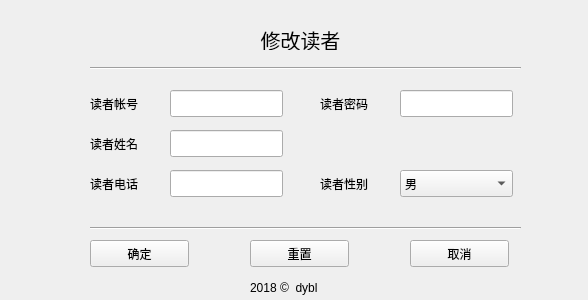
<?xml version="1.0" encoding="UTF-8"?>
<ui version="4.0">
 <class>AlterReaderForm</class>
 <widget class="QWidget" name="AlterReaderForm">
  <property name="geometry">
   <rect>
    <x>0</x>
    <y>0</y>
    <width>588</width>
    <height>300</height>
   </rect>
  </property>
  <property name="windowTitle">
   <string>Form</string>
  </property>
  <widget class="QLabel" name="rkey_lab">
   <property name="geometry">
    <rect>
     <x>320</x>
     <y>95</y>
     <width>81</width>
     <height>17</height>
    </rect>
   </property>
   <property name="text">
    <string>读者密码</string>
   </property>
  </widget>
  <widget class="QPushButton" name="cancel_btn">
   <property name="geometry">
    <rect>
     <x>410</x>
     <y>240</y>
     <width>99</width>
     <height>27</height>
    </rect>
   </property>
   <property name="text">
    <string>取消</string>
   </property>
  </widget>
  <widget class="QLabel" name="rno_lab">
   <property name="geometry">
    <rect>
     <x>90</x>
     <y>95</y>
     <width>67</width>
     <height>17</height>
    </rect>
   </property>
   <property name="text">
    <string>读者帐号</string>
   </property>
  </widget>
  <widget class="QPushButton" name="ensure_btn">
   <property name="geometry">
    <rect>
     <x>90</x>
     <y>240</y>
     <width>99</width>
     <height>27</height>
    </rect>
   </property>
   <property name="text">
    <string>确定</string>
   </property>
  </widget>
  <widget class="Line" name="line_1">
   <property name="geometry">
    <rect>
     <x>90</x>
     <y>60</y>
     <width>431</width>
     <height>16</height>
    </rect>
   </property>
   <property name="orientation">
    <enum>Qt::Horizontal</enum>
   </property>
  </widget>
  <widget class="QLineEdit" name="rno_le">
   <property name="geometry">
    <rect>
     <x>170</x>
     <y>90</y>
     <width>113</width>
     <height>27</height>
    </rect>
   </property>
  </widget>
  <widget class="QLabel" name="rtel_lab">
   <property name="geometry">
    <rect>
     <x>90</x>
     <y>175</y>
     <width>71</width>
     <height>17</height>
    </rect>
   </property>
   <property name="text">
    <string>读者电话</string>
   </property>
  </widget>
  <widget class="QLabel" name="rsex_lab">
   <property name="geometry">
    <rect>
     <x>320</x>
     <y>175</y>
     <width>71</width>
     <height>17</height>
    </rect>
   </property>
   <property name="text">
    <string>读者性别</string>
   </property>
  </widget>
  <widget class="QLineEdit" name="rname_le">
   <property name="geometry">
    <rect>
     <x>170</x>
     <y>130</y>
     <width>113</width>
     <height>27</height>
    </rect>
   </property>
  </widget>
  <widget class="QLineEdit" name="rkey_le">
   <property name="geometry">
    <rect>
     <x>400</x>
     <y>90</y>
     <width>113</width>
     <height>27</height>
    </rect>
   </property>
  </widget>
  <widget class="QLabel" name="rname_lab">
   <property name="geometry">
    <rect>
     <x>90</x>
     <y>135</y>
     <width>67</width>
     <height>17</height>
    </rect>
   </property>
   <property name="text">
    <string>读者姓名</string>
   </property>
  </widget>
  <widget class="Line" name="line_2">
   <property name="geometry">
    <rect>
     <x>90</x>
     <y>220</y>
     <width>431</width>
     <height>16</height>
    </rect>
   </property>
   <property name="orientation">
    <enum>Qt::Horizontal</enum>
   </property>
  </widget>
  <widget class="QPushButton" name="reset_btn">
   <property name="geometry">
    <rect>
     <x>250</x>
     <y>240</y>
     <width>99</width>
     <height>27</height>
    </rect>
   </property>
   <property name="text">
    <string>重置</string>
   </property>
  </widget>
  <widget class="QLineEdit" name="rtel_le">
   <property name="geometry">
    <rect>
     <x>170</x>
     <y>170</y>
     <width>113</width>
     <height>27</height>
    </rect>
   </property>
  </widget>
  <widget class="QLabel" name="r_alter_lab">
   <property name="geometry">
    <rect>
     <x>200</x>
     <y>30</y>
     <width>201</width>
     <height>20</height>
    </rect>
   </property>
   <property name="font">
    <font>
     <pointsize>15</pointsize>
    </font>
   </property>
   <property name="text">
    <string>修改读者</string>
   </property>
   <property name="alignment">
    <set>Qt::AlignCenter</set>
   </property>
  </widget>
  <widget class="QComboBox" name="rsex_cbx">
   <property name="geometry">
    <rect>
     <x>400</x>
     <y>170</y>
     <width>113</width>
     <height>27</height>
    </rect>
   </property>
   <item>
    <property name="text">
     <string>男</string>
    </property>
   </item>
   <item>
    <property name="text">
     <string>女</string>
    </property>
   </item>
  </widget>
  <widget class="QLabel" name="label">
   <property name="geometry">
    <rect>
     <x>250</x>
     <y>280</y>
     <width>101</width>
     <height>16</height>
    </rect>
   </property>
   <property name="text">
    <string>2018 ©  dybl</string>
   </property>
  </widget>
 </widget>
 <resources/>
 <connections/>
</ui>
